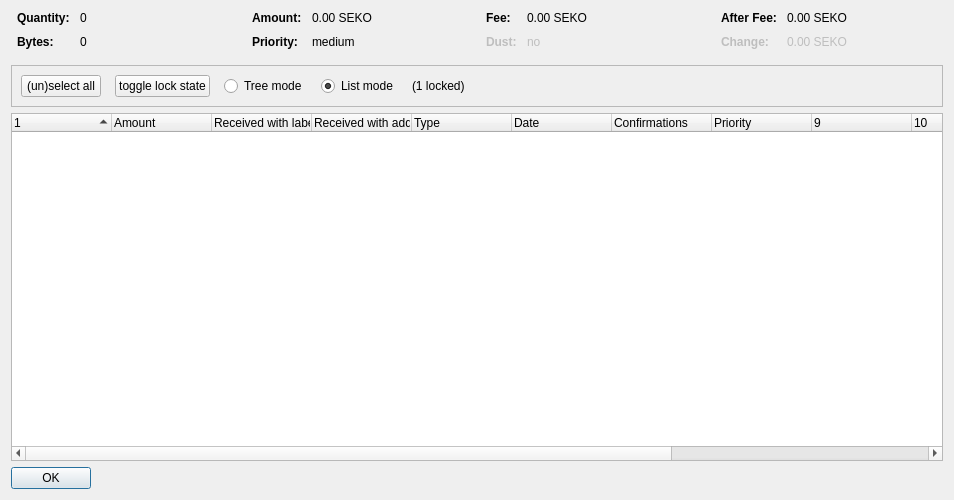
<?xml version="1.0" encoding="UTF-8"?>
<ui version="4.0">
 <class>CoinControlDialog</class>
 <widget class="QDialog" name="CoinControlDialog">
  <property name="geometry">
   <rect>
    <x>0</x>
    <y>0</y>
    <width>954</width>
    <height>500</height>
   </rect>
  </property>
  <property name="windowTitle">
   <string>Coin Selection</string>
  </property>
  <layout class="QVBoxLayout" name="verticalLayout">
   <item>
    <layout class="QHBoxLayout" name="horizontalLayoutTop" stretch="0,0,0,0">
     <property name="topMargin">
      <number>0</number>
     </property>
     <property name="bottomMargin">
      <number>10</number>
     </property>
     <item>
      <layout class="QFormLayout" name="formLayoutCoinControl1">
       <property name="horizontalSpacing">
        <number>10</number>
       </property>
       <property name="verticalSpacing">
        <number>10</number>
       </property>
       <property name="leftMargin">
        <number>6</number>
       </property>
       <property name="rightMargin">
        <number>6</number>
       </property>
       <item row="0" column="0">
        <widget class="QLabel" name="labelCoinControlQuantityText">
         <property name="font">
          <font>
           <weight>75</weight>
           <bold>true</bold>
          </font>
         </property>
         <property name="text">
          <string>Quantity:</string>
         </property>
        </widget>
       </item>
       <item row="0" column="1">
        <widget class="QLabel" name="labelCoinControlQuantity">
         <property name="cursor">
          <cursorShape>IBeamCursor</cursorShape>
         </property>
         <property name="contextMenuPolicy">
          <enum>Qt::ActionsContextMenu</enum>
         </property>
         <property name="text">
          <string notr="true">0</string>
         </property>
         <property name="textInteractionFlags">
          <set>Qt::LinksAccessibleByMouse|Qt::TextSelectableByKeyboard|Qt::TextSelectableByMouse</set>
         </property>
        </widget>
       </item>
       <item row="1" column="0">
        <widget class="QLabel" name="labelCoinControlBytesText">
         <property name="font">
          <font>
           <weight>75</weight>
           <bold>true</bold>
          </font>
         </property>
         <property name="text">
          <string>Bytes:</string>
         </property>
        </widget>
       </item>
       <item row="1" column="1">
        <widget class="QLabel" name="labelCoinControlBytes">
         <property name="cursor">
          <cursorShape>IBeamCursor</cursorShape>
         </property>
         <property name="contextMenuPolicy">
          <enum>Qt::ActionsContextMenu</enum>
         </property>
         <property name="text">
          <string notr="true">0</string>
         </property>
         <property name="textInteractionFlags">
          <set>Qt::LinksAccessibleByMouse|Qt::TextSelectableByKeyboard|Qt::TextSelectableByMouse</set>
         </property>
        </widget>
       </item>
      </layout>
     </item>
     <item>
      <layout class="QFormLayout" name="formLayoutCoinControl2">
       <property name="horizontalSpacing">
        <number>10</number>
       </property>
       <property name="verticalSpacing">
        <number>10</number>
       </property>
       <property name="leftMargin">
        <number>6</number>
       </property>
       <property name="rightMargin">
        <number>6</number>
       </property>
       <item row="0" column="0">
        <widget class="QLabel" name="labelCoinControlAmountText">
         <property name="font">
          <font>
           <weight>75</weight>
           <bold>true</bold>
          </font>
         </property>
         <property name="text">
          <string>Amount:</string>
         </property>
        </widget>
       </item>
       <item row="0" column="1">
        <widget class="QLabel" name="labelCoinControlAmount">
         <property name="cursor">
          <cursorShape>IBeamCursor</cursorShape>
         </property>
         <property name="contextMenuPolicy">
          <enum>Qt::ActionsContextMenu</enum>
         </property>
         <property name="text">
          <string notr="true">0.00 SEKO</string>
         </property>
         <property name="textInteractionFlags">
          <set>Qt::LinksAccessibleByMouse|Qt::TextSelectableByKeyboard|Qt::TextSelectableByMouse</set>
         </property>
        </widget>
       </item>
       <item row="1" column="0">
        <widget class="QLabel" name="labelCoinControlPriorityText">
         <property name="font">
          <font>
           <weight>75</weight>
           <bold>true</bold>
          </font>
         </property>
         <property name="text">
          <string>Priority:</string>
         </property>
        </widget>
       </item>
       <item row="1" column="1">
        <widget class="QLabel" name="labelCoinControlPriority">
         <property name="cursor">
          <cursorShape>IBeamCursor</cursorShape>
         </property>
         <property name="contextMenuPolicy">
          <enum>Qt::ActionsContextMenu</enum>
         </property>
         <property name="text">
          <string>medium</string>
         </property>
         <property name="textInteractionFlags">
          <set>Qt::LinksAccessibleByMouse|Qt::TextSelectableByKeyboard|Qt::TextSelectableByMouse</set>
         </property>
        </widget>
       </item>
      </layout>
     </item>
     <item>
      <layout class="QFormLayout" name="formLayoutCoinControl3">
       <property name="horizontalSpacing">
        <number>10</number>
       </property>
       <property name="verticalSpacing">
        <number>10</number>
       </property>
       <property name="leftMargin">
        <number>6</number>
       </property>
       <property name="rightMargin">
        <number>6</number>
       </property>
       <item row="0" column="0">
        <widget class="QLabel" name="labelCoinControlFeeText">
         <property name="font">
          <font>
           <weight>75</weight>
           <bold>true</bold>
          </font>
         </property>
         <property name="text">
          <string>Fee:</string>
         </property>
        </widget>
       </item>
       <item row="0" column="1">
        <widget class="QLabel" name="labelCoinControlFee">
         <property name="cursor">
          <cursorShape>IBeamCursor</cursorShape>
         </property>
         <property name="contextMenuPolicy">
          <enum>Qt::ActionsContextMenu</enum>
         </property>
         <property name="text">
          <string notr="true">0.00 SEKO</string>
         </property>
         <property name="textInteractionFlags">
          <set>Qt::LinksAccessibleByMouse|Qt::TextSelectableByKeyboard|Qt::TextSelectableByMouse</set>
         </property>
        </widget>
       </item>
       <item row="1" column="0">
        <widget class="QLabel" name="labelCoinControlLowOutputText">
         <property name="enabled">
          <bool>false</bool>
         </property>
         <property name="font">
          <font>
           <weight>75</weight>
           <bold>true</bold>
          </font>
         </property>
         <property name="text">
          <string>Dust:</string>
         </property>
        </widget>
       </item>
       <item row="1" column="1">
        <widget class="QLabel" name="labelCoinControlLowOutput">
         <property name="enabled">
          <bool>false</bool>
         </property>
         <property name="cursor">
          <cursorShape>IBeamCursor</cursorShape>
         </property>
         <property name="contextMenuPolicy">
          <enum>Qt::ActionsContextMenu</enum>
         </property>
         <property name="text">
          <string>no</string>
         </property>
         <property name="textInteractionFlags">
          <set>Qt::LinksAccessibleByMouse|Qt::TextSelectableByKeyboard|Qt::TextSelectableByMouse</set>
         </property>
        </widget>
       </item>
      </layout>
     </item>
     <item>
      <layout class="QFormLayout" name="formLayoutCoinControl4">
       <property name="horizontalSpacing">
        <number>10</number>
       </property>
       <property name="verticalSpacing">
        <number>10</number>
       </property>
       <property name="leftMargin">
        <number>6</number>
       </property>
       <property name="rightMargin">
        <number>6</number>
       </property>
       <item row="0" column="0">
        <widget class="QLabel" name="labelCoinControlAfterFeeText">
         <property name="font">
          <font>
           <weight>75</weight>
           <bold>true</bold>
          </font>
         </property>
         <property name="text">
          <string>After Fee:</string>
         </property>
        </widget>
       </item>
       <item row="0" column="1">
        <widget class="QLabel" name="labelCoinControlAfterFee">
         <property name="cursor">
          <cursorShape>IBeamCursor</cursorShape>
         </property>
         <property name="contextMenuPolicy">
          <enum>Qt::ActionsContextMenu</enum>
         </property>
         <property name="text">
          <string notr="true">0.00 SEKO</string>
         </property>
         <property name="textInteractionFlags">
          <set>Qt::LinksAccessibleByMouse|Qt::TextSelectableByKeyboard|Qt::TextSelectableByMouse</set>
         </property>
        </widget>
       </item>
       <item row="1" column="0">
        <widget class="QLabel" name="labelCoinControlChangeText">
         <property name="enabled">
          <bool>false</bool>
         </property>
         <property name="font">
          <font>
           <weight>75</weight>
           <bold>true</bold>
          </font>
         </property>
         <property name="text">
          <string>Change:</string>
         </property>
        </widget>
       </item>
       <item row="1" column="1">
        <widget class="QLabel" name="labelCoinControlChange">
         <property name="enabled">
          <bool>false</bool>
         </property>
         <property name="cursor">
          <cursorShape>IBeamCursor</cursorShape>
         </property>
         <property name="contextMenuPolicy">
          <enum>Qt::ActionsContextMenu</enum>
         </property>
         <property name="text">
          <string notr="true">0.00 SEKO</string>
         </property>
         <property name="textInteractionFlags">
          <set>Qt::LinksAccessibleByMouse|Qt::TextSelectableByKeyboard|Qt::TextSelectableByMouse</set>
         </property>
        </widget>
       </item>
      </layout>
     </item>
    </layout>
   </item>
   <item>
    <widget class="QFrame" name="frame">
     <property name="minimumSize">
      <size>
       <width>0</width>
       <height>40</height>
      </size>
     </property>
     <property name="frameShape">
      <enum>QFrame::StyledPanel</enum>
     </property>
     <property name="frameShadow">
      <enum>QFrame::Sunken</enum>
     </property>
     <layout class="QHBoxLayout" name="horizontalLayout">
      <item>
       <layout class="QHBoxLayout" name="horizontalLayoutPanel" stretch="0,0,0,0,0,0">
        <property name="spacing">
         <number>14</number>
        </property>
        <item>
         <widget class="QPushButton" name="pushButtonSelectAll">
          <property name="sizePolicy">
           <sizepolicy hsizetype="Maximum" vsizetype="Fixed">
            <horstretch>0</horstretch>
            <verstretch>0</verstretch>
           </sizepolicy>
          </property>
          <property name="text">
           <string>(un)select all</string>
          </property>
          <property name="autoDefault">
           <bool>false</bool>
          </property>
         </widget>
        </item>
        <item>
         <widget class="QPushButton" name="pushButtonToggleLock">
          <property name="sizePolicy">
           <sizepolicy hsizetype="Maximum" vsizetype="Fixed">
            <horstretch>0</horstretch>
            <verstretch>0</verstretch>
           </sizepolicy>
          </property>
          <property name="text">
           <string>toggle lock state</string>
          </property>
          <property name="autoDefault">
           <bool>false</bool>
          </property>
         </widget>
        </item>
        <item>
         <widget class="QRadioButton" name="radioTreeMode">
          <property name="sizePolicy">
           <sizepolicy hsizetype="Maximum" vsizetype="Fixed">
            <horstretch>0</horstretch>
            <verstretch>0</verstretch>
           </sizepolicy>
          </property>
          <property name="text">
           <string>Tree mode</string>
          </property>
         </widget>
        </item>
        <item>
         <widget class="QRadioButton" name="radioListMode">
          <property name="sizePolicy">
           <sizepolicy hsizetype="Maximum" vsizetype="Fixed">
            <horstretch>0</horstretch>
            <verstretch>0</verstretch>
           </sizepolicy>
          </property>
          <property name="text">
           <string>List mode</string>
          </property>
          <property name="checked">
           <bool>true</bool>
          </property>
         </widget>
        </item>
        <item>
         <widget class="QLabel" name="labelLocked">
          <property name="text">
           <string>(1 locked)</string>
          </property>
         </widget>
        </item>
        <item>
         <spacer name="horizontalSpacer">
          <property name="orientation">
           <enum>Qt::Horizontal</enum>
          </property>
          <property name="sizeHint" stdset="0">
           <size>
            <width>40</width>
            <height>20</height>
           </size>
          </property>
         </spacer>
        </item>
       </layout>
      </item>
     </layout>
    </widget>
   </item>
   <item>
    <widget class="CoinControlTreeWidget" name="treeWidget">
     <property name="contextMenuPolicy">
      <enum>Qt::CustomContextMenu</enum>
     </property>
     <property name="sortingEnabled">
      <bool>false</bool>
     </property>
     <property name="columnCount">
      <number>13</number>
     </property>
     <attribute name="headerShowSortIndicator" stdset="0">
      <bool>true</bool>
     </attribute>
     <attribute name="headerStretchLastSection">
      <bool>false</bool>
     </attribute>
     <column>
      <property name="text">
       <string/>
      </property>
     </column>
     <column>
      <property name="text">
       <string>Amount</string>
      </property>
     </column>
     <column>
      <property name="text">
       <string>Received with label</string>
      </property>
     </column>
     <column>
      <property name="text">
       <string>Received with address</string>
      </property>
     </column>
     <column>
      <property name="text">
	<string>Type</string>
      </property>
     </column>
     <column>
      <property name="text">	 
       <string>Date</string>
      </property>
     </column>
     <column>
      <property name="text">
       <string>Confirmations</string>
      </property>
      <property name="toolTip">
       <string>Confirmed</string>
      </property>
     </column>
     <column>
      <property name="text">
       <string>Priority</string>
      </property>
     </column>
     <column>
      <property name="text">
       <string/>
      </property>
     </column>
     <column>
      <property name="text">
       <string/>
      </property>
     </column>
     <column>
      <property name="text">
       <string/>
      </property>
     </column>
     <column>
      <property name="text">
       <string/>
      </property>
     </column>
     <column>
      <property name="text">
       <string/>
      </property>
     </column>
    </widget>
   </item>
   <item>
    <widget class="QDialogButtonBox" name="buttonBox">
     <property name="sizePolicy">
      <sizepolicy hsizetype="Maximum" vsizetype="Fixed">
       <horstretch>0</horstretch>
       <verstretch>0</verstretch>
      </sizepolicy>
     </property>
     <property name="orientation">
      <enum>Qt::Horizontal</enum>
     </property>
     <property name="standardButtons">
      <set>QDialogButtonBox::Ok</set>
     </property>
    </widget>
   </item>
  </layout>
 </widget>
 <customwidgets>
  <customwidget>
   <class>CoinControlTreeWidget</class>
   <extends>QTreeWidget</extends>
   <header>coincontroltreewidget.h</header>
  </customwidget>
 </customwidgets>
 <resources/>
 <connections/>
</ui>
